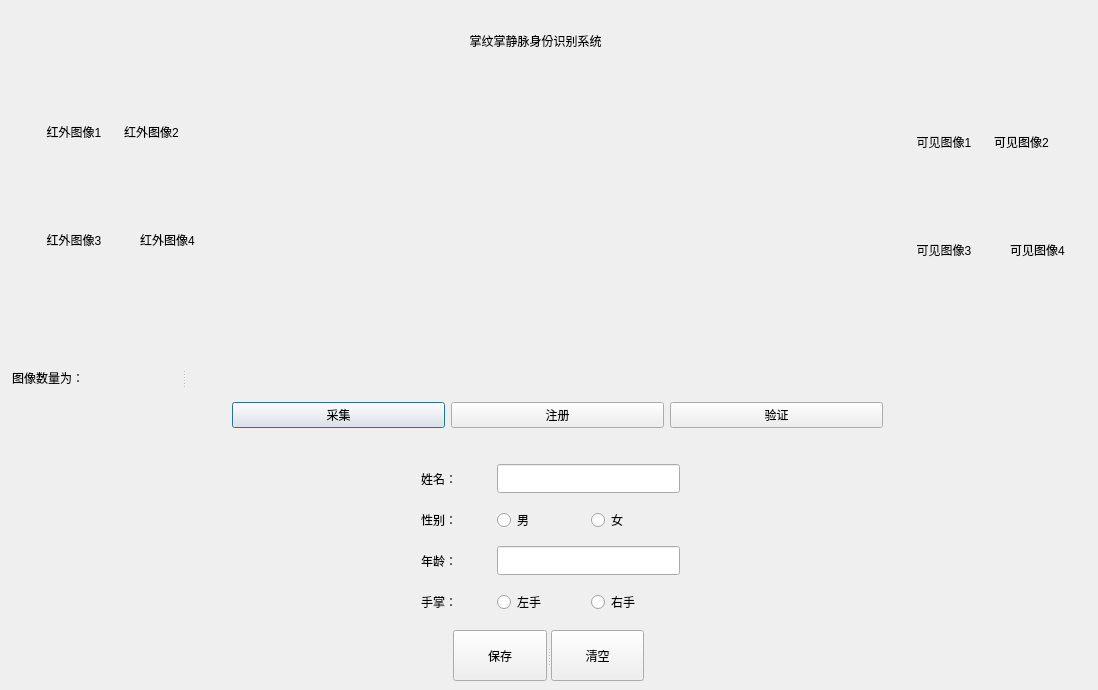
<?xml version="1.0" encoding="UTF-8"?>
<ui version="4.0">
 <class>Dialog</class>
 <widget class="QDialog" name="Dialog">
  <property name="geometry">
   <rect>
    <x>0</x>
    <y>0</y>
    <width>1098</width>
    <height>690</height>
   </rect>
  </property>
  <property name="windowTitle">
   <string>身份验证系统</string>
  </property>
  <widget class="QLabel" name="SystemTitle">
   <property name="geometry">
    <rect>
     <x>250</x>
     <y>20</y>
     <width>571</width>
     <height>41</height>
    </rect>
   </property>
   <property name="maximumSize">
    <size>
     <width>571</width>
     <height>41</height>
    </size>
   </property>
   <property name="styleSheet">
    <string notr="true">
font: 24pt &quot;黑体&quot;;</string>
   </property>
   <property name="text">
    <string>掌纹掌静脉身份识别系统</string>
   </property>
   <property name="textFormat">
    <enum>Qt::PlainText</enum>
   </property>
   <property name="alignment">
    <set>Qt::AlignCenter</set>
   </property>
   <property name="wordWrap">
    <bool>true</bool>
   </property>
   <property name="textInteractionFlags">
    <set>Qt::NoTextInteraction</set>
   </property>
  </widget>
  <widget class="QWidget" name="layoutWidget">
   <property name="geometry">
    <rect>
     <x>900</x>
     <y>90</y>
     <width>181</width>
     <height>211</height>
    </rect>
   </property>
   <layout class="QGridLayout" name="gridLayout_2">
    <item row="0" column="0">
     <widget class="QLabel" name="VisiblePhoto_1">
      <property name="styleSheet">
       <string notr="true">font: 6pt &quot;Arial&quot;;</string>
      </property>
      <property name="text">
       <string>可见图像1</string>
      </property>
      <property name="alignment">
       <set>Qt::AlignCenter</set>
      </property>
     </widget>
    </item>
    <item row="0" column="1">
     <widget class="QLabel" name="VisiblePhoto_2">
      <property name="styleSheet">
       <string notr="true">font: 6pt &quot;Arial&quot;;</string>
      </property>
      <property name="text">
       <string>可见图像2</string>
      </property>
     </widget>
    </item>
    <item row="1" column="0">
     <widget class="QLabel" name="VisiblePhoto_3">
      <property name="styleSheet">
       <string notr="true">font: 6pt &quot;Arial&quot;;</string>
      </property>
      <property name="text">
       <string>可见图像3</string>
      </property>
      <property name="alignment">
       <set>Qt::AlignCenter</set>
      </property>
     </widget>
    </item>
    <item row="1" column="1">
     <widget class="QLabel" name="VisiblePhoto_4">
      <property name="styleSheet">
       <string notr="true">font: 6pt &quot;Arial&quot;;</string>
      </property>
      <property name="text">
       <string>可见图像4</string>
      </property>
      <property name="alignment">
       <set>Qt::AlignCenter</set>
      </property>
     </widget>
    </item>
   </layout>
  </widget>
  <widget class="QWidget" name="layoutWidget">
   <property name="geometry">
    <rect>
     <x>230</x>
     <y>80</y>
     <width>651</width>
     <height>281</height>
    </rect>
   </property>
   <layout class="QHBoxLayout" name="horizontalLayout">
    <item>
     <widget class="QLabel" name="VisibleVideo">
      <property name="text">
       <string/>
      </property>
     </widget>
    </item>
    <item>
     <widget class="QLabel" name="InfraedVideo">
      <property name="text">
       <string/>
      </property>
     </widget>
    </item>
   </layout>
  </widget>
  <widget class="QWidget" name="layoutWidget">
   <property name="geometry">
    <rect>
     <x>30</x>
     <y>80</y>
     <width>181</width>
     <height>211</height>
    </rect>
   </property>
   <layout class="QGridLayout" name="gridLayout">
    <item row="0" column="0">
     <widget class="QLabel" name="InfraedPhoto_1">
      <property name="styleSheet">
       <string notr="true">font: 6pt &quot;Arial&quot;;</string>
      </property>
      <property name="text">
       <string>红外图像1</string>
      </property>
      <property name="alignment">
       <set>Qt::AlignCenter</set>
      </property>
     </widget>
    </item>
    <item row="0" column="1">
     <widget class="QLabel" name="InfraedPhoto_2">
      <property name="styleSheet">
       <string notr="true">font: 6pt &quot;Arial&quot;;</string>
      </property>
      <property name="text">
       <string>红外图像2</string>
      </property>
     </widget>
    </item>
    <item row="1" column="0">
     <widget class="QLabel" name="InfraedPhoto_3">
      <property name="styleSheet">
       <string notr="true">font: 6pt &quot;Arial&quot;;</string>
      </property>
      <property name="text">
       <string>红外图像3</string>
      </property>
      <property name="alignment">
       <set>Qt::AlignCenter</set>
      </property>
     </widget>
    </item>
    <item row="1" column="1">
     <widget class="QLabel" name="InfraedPhoto_4">
      <property name="styleSheet">
       <string notr="true">font: 6pt &quot;Arial&quot;;</string>
      </property>
      <property name="text">
       <string>红外图像4</string>
      </property>
      <property name="alignment">
       <set>Qt::AlignCenter</set>
      </property>
     </widget>
    </item>
   </layout>
  </widget>
  <widget class="QWidget" name="layoutWidget">
   <property name="geometry">
    <rect>
     <x>232</x>
     <y>380</y>
     <width>651</width>
     <height>71</height>
    </rect>
   </property>
   <layout class="QHBoxLayout" name="Button_function">
    <item>
     <widget class="QPushButton" name="Collect_image">
      <property name="styleSheet">
       <string notr="true">font: 20pt &quot;Arial&quot;;</string>
      </property>
      <property name="text">
       <string>采集</string>
      </property>
     </widget>
    </item>
    <item>
     <widget class="QPushButton" name="register_2">
      <property name="styleSheet">
       <string notr="true">font: 20pt &quot;Arial&quot;;</string>
      </property>
      <property name="text">
       <string>注册</string>
      </property>
     </widget>
    </item>
    <item>
     <widget class="QPushButton" name="verify">
      <property name="enabled">
       <bool>true</bool>
      </property>
      <property name="styleSheet">
       <string notr="true">font: 20pt &quot;Arial&quot;;</string>
      </property>
      <property name="text">
       <string>验证</string>
      </property>
     </widget>
    </item>
   </layout>
  </widget>
  <widget class="QLabel" name="label_output">
   <property name="geometry">
    <rect>
     <x>770</x>
     <y>490</y>
     <width>281</width>
     <height>161</height>
    </rect>
   </property>
   <property name="mouseTracking">
    <bool>false</bool>
   </property>
   <property name="tabletTracking">
    <bool>false</bool>
   </property>
   <property name="text">
    <string/>
   </property>
   <property name="alignment">
    <set>Qt::AlignCenter</set>
   </property>
  </widget>
  <widget class="QWidget" name="layoutWidget">
   <property name="geometry">
    <rect>
     <x>910</x>
     <y>370</y>
     <width>171</width>
     <height>91</height>
    </rect>
   </property>
   <layout class="QHBoxLayout" name="horizontalLayout_2">
    <item>
     <widget class="QLabel" name="infraed_varify">
      <property name="text">
       <string/>
      </property>
     </widget>
    </item>
    <item>
     <widget class="QLabel" name="visible_varify">
      <property name="text">
       <string/>
      </property>
     </widget>
    </item>
   </layout>
  </widget>
  <widget class="QSplitter" name="splitter">
   <property name="geometry">
    <rect>
     <x>12</x>
     <y>362</y>
     <width>191</width>
     <height>32</height>
    </rect>
   </property>
   <property name="orientation">
    <enum>Qt::Horizontal</enum>
   </property>
   <widget class="QLabel" name="image_count">
    <property name="styleSheet">
     <string notr="true">font: 87 14pt &quot;Arial Black&quot;;</string>
    </property>
    <property name="text">
     <string>图像数量为：</string>
    </property>
   </widget>
   <widget class="QLabel" name="label_image_number">
    <property name="styleSheet">
     <string notr="true">font: 87 14pt &quot;Arial Black&quot;;</string>
    </property>
    <property name="text">
     <string/>
    </property>
   </widget>
  </widget>
  <widget class="QSplitter" name="splitter_2">
   <property name="geometry">
    <rect>
     <x>453</x>
     <y>630</y>
     <width>191</width>
     <height>51</height>
    </rect>
   </property>
   <property name="orientation">
    <enum>Qt::Horizontal</enum>
   </property>
   <widget class="QPushButton" name="pushButton_save">
    <property name="styleSheet">
     <string notr="true">font: 12pt &quot;Arial&quot;;</string>
    </property>
    <property name="text">
     <string>保存</string>
    </property>
   </widget>
   <widget class="QPushButton" name="pushButton_clear">
    <property name="styleSheet">
     <string notr="true">font: 12pt &quot;Arial&quot;;</string>
    </property>
    <property name="text">
     <string>清空</string>
    </property>
   </widget>
  </widget>
  <widget class="QLabel" name="name">
   <property name="geometry">
    <rect>
     <x>421</x>
     <y>463</y>
     <width>69</width>
     <height>32</height>
    </rect>
   </property>
   <property name="styleSheet">
    <string notr="true">font: 87 14pt &quot;Arial Black&quot;;</string>
   </property>
   <property name="text">
    <string>姓名：</string>
   </property>
  </widget>
  <widget class="QLabel" name="gender">
   <property name="geometry">
    <rect>
     <x>421</x>
     <y>504</y>
     <width>69</width>
     <height>32</height>
    </rect>
   </property>
   <property name="styleSheet">
    <string notr="true">font: 87 14pt &quot;Arial Black&quot;;</string>
   </property>
   <property name="text">
    <string>性别：</string>
   </property>
  </widget>
  <widget class="QLabel" name="age">
   <property name="geometry">
    <rect>
     <x>421</x>
     <y>545</y>
     <width>69</width>
     <height>32</height>
    </rect>
   </property>
   <property name="styleSheet">
    <string notr="true">font: 87 14pt &quot;Arial Black&quot;;</string>
   </property>
   <property name="text">
    <string>年龄：</string>
   </property>
  </widget>
  <widget class="QLabel" name="palm">
   <property name="geometry">
    <rect>
     <x>421</x>
     <y>586</y>
     <width>69</width>
     <height>32</height>
    </rect>
   </property>
   <property name="styleSheet">
    <string notr="true">font: 87 14pt &quot;Arial Black&quot;;</string>
   </property>
   <property name="text">
    <string>手掌：</string>
   </property>
  </widget>
  <widget class="QLineEdit" name="lineEdit_name">
   <property name="geometry">
    <rect>
     <x>497</x>
     <y>464</y>
     <width>183</width>
     <height>29</height>
    </rect>
   </property>
   <property name="styleSheet">
    <string notr="true">font: 12pt &quot;Arial&quot;;</string>
   </property>
  </widget>
  <widget class="QLineEdit" name="lineEdit_age">
   <property name="geometry">
    <rect>
     <x>497</x>
     <y>546</y>
     <width>183</width>
     <height>29</height>
    </rect>
   </property>
   <property name="styleSheet">
    <string notr="true">font: 12pt &quot;Arial&quot;;</string>
   </property>
  </widget>
  <widget class="QWidget" name="">
   <property name="geometry">
    <rect>
     <x>497</x>
     <y>506</y>
     <width>181</width>
     <height>29</height>
    </rect>
   </property>
   <layout class="QHBoxLayout" name="horizontalLayout_3">
    <item>
     <widget class="QRadioButton" name="radioButton_man">
      <property name="styleSheet">
       <string notr="true">font: 12pt &quot;Arial&quot;;</string>
      </property>
      <property name="text">
       <string>男</string>
      </property>
      <property name="autoRepeat">
       <bool>false</bool>
      </property>
     </widget>
    </item>
    <item>
     <widget class="QRadioButton" name="radioButton_woman">
      <property name="styleSheet">
       <string notr="true">font: 12pt &quot;Arial&quot;;</string>
      </property>
      <property name="text">
       <string>女</string>
      </property>
      <property name="autoRepeat">
       <bool>false</bool>
      </property>
     </widget>
    </item>
   </layout>
  </widget>
  <widget class="QWidget" name="">
   <property name="geometry">
    <rect>
     <x>497</x>
     <y>588</y>
     <width>181</width>
     <height>29</height>
    </rect>
   </property>
   <layout class="QHBoxLayout" name="horizontalLayout_4">
    <item>
     <widget class="QRadioButton" name="radioButton_l">
      <property name="styleSheet">
       <string notr="true">font: 12pt &quot;Arial&quot;;</string>
      </property>
      <property name="text">
       <string>左手</string>
      </property>
     </widget>
    </item>
    <item>
     <widget class="QRadioButton" name="radioButton_r">
      <property name="styleSheet">
       <string notr="true">font: 12pt &quot;Arial&quot;;</string>
      </property>
      <property name="text">
       <string>右手</string>
      </property>
     </widget>
    </item>
   </layout>
  </widget>
 </widget>
 <resources/>
 <connections/>
</ui>
